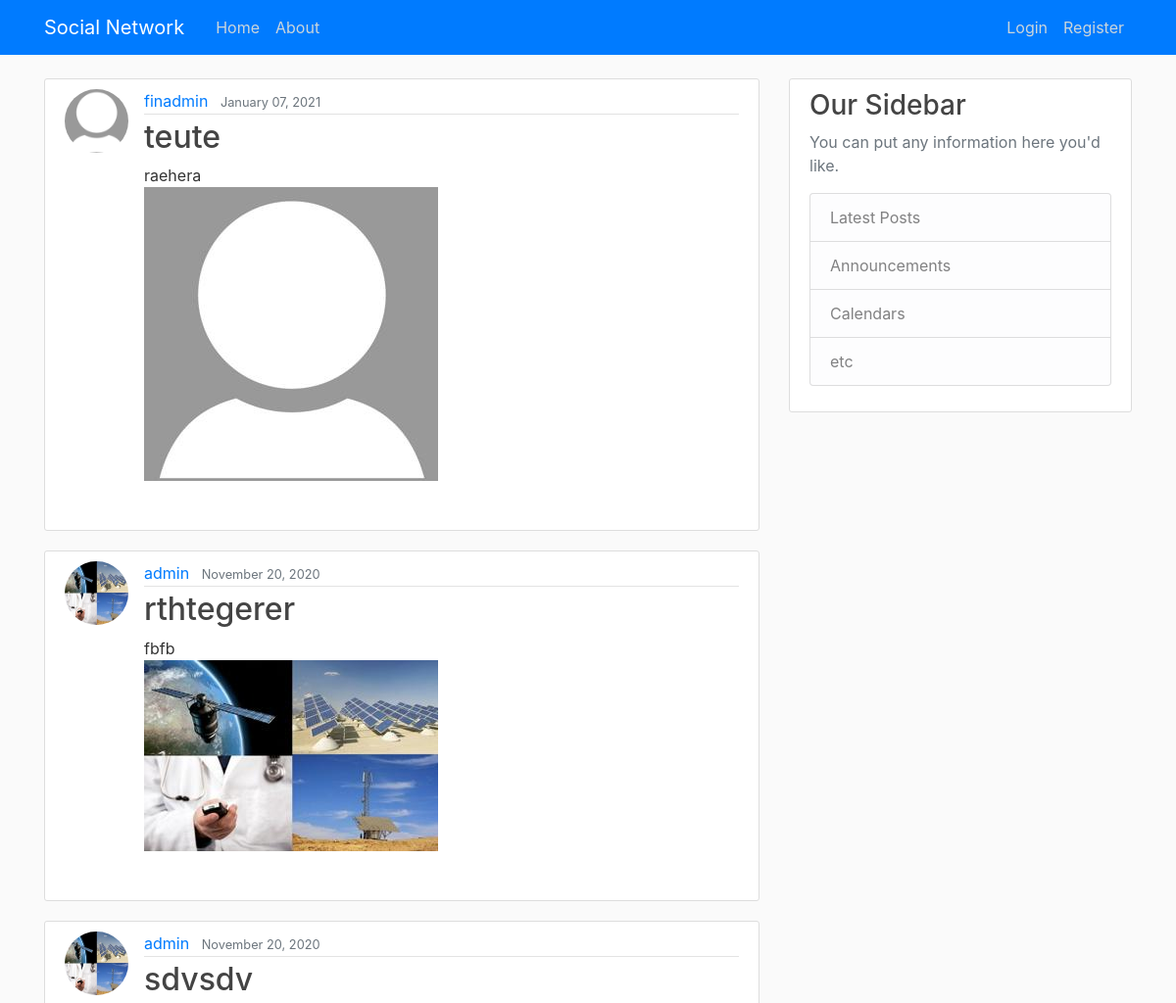
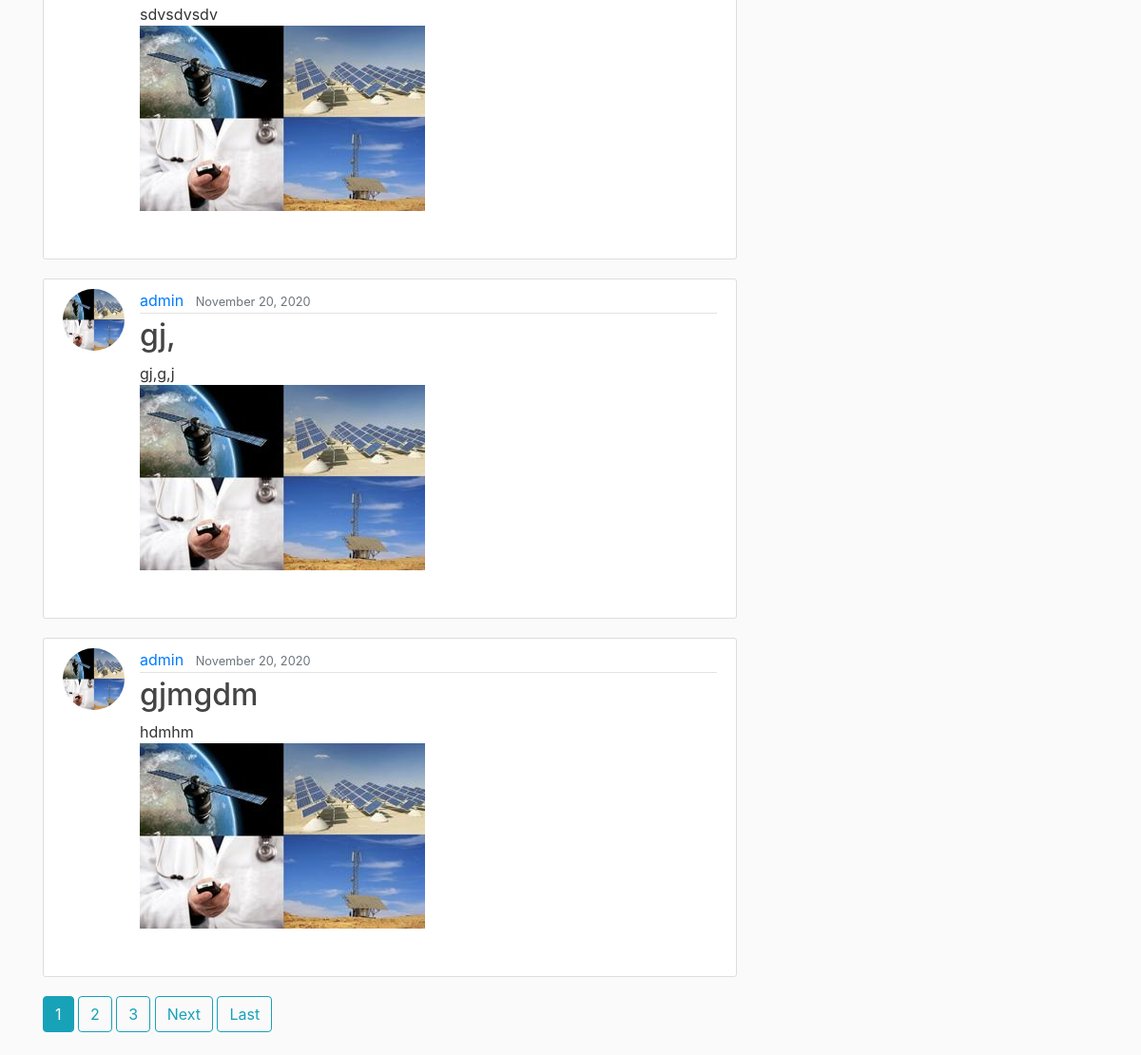
The page / on the database its author committed (2 pictures, top to bottom).
### blog/models.py (models this page shows, shortened)
class Post(models.Model):
    title = models.CharField(max_length=100)
    content = models.TextField()
    image = models.ImageField(default='default.jpg', upload_to='post_pics/')
    date_posted = models.DateTimeField(default=timezone.now)
    author = models.ForeignKey(User, on_delete=models.CASCADE)

### users/models.py (models this page shows, shortened)
class Profile(models.Model):
    bio = models.CharField(max_length = 100)
    user = models.OneToOneField(User, on_delete=models.CASCADE)
    image = models.ImageField(default='default.jpg', upload_to='profile_pics')

### blog/views.py (the view)
# urls.py: path('', PostListView.as_view(), name='blog-home'),
class PostListView(ListView):
	model = Post
	template_name = 'blog/home.html'  #  <app>/<model>_<viewtype>.html
	context_object_name = 'posts'
	ordering = ['-date_posted']
	paginate_by=5

### blog/templates/blog/home.html (shortened to what this page needs)
{% extends "blog/base.html"%}
{% block content %}
	{% for post in posts %}
		<article class="media content-section">
		  <img class="rounded-circle article-img" src="{{ post.author.profile.image.url }}">
		  <div class="media-body">
		    <div class="article-metadata">
		      <a class="mr-2" href="{% url 'user-posts' post.author.username %}">{{ post.author }}</a>
		      <small class="text-muted">{{ post.date_posted|date:"F d, Y" }}</small>
		    </div>
		    <h2><a class="article-title" href="{% url 'post-detail' post.id %}">{{ post.title }}</a></h2>
		    <p class="article-content">{{ post.content }}
		    	<img src="{{ post.author.profile.image.url }}"></p>
		  </div>
		</article>
	{% endfor %}
	{% if is_paginated %}
		{% for num in page_obj.paginator.page_range %}
			{% if page_obj.number == num %}
				<a class="btn btn-info mb-4" href="?page={{ num }}">{{ num }}</a>
			{% elif num > page_obj.number|add:'-3' and num < page_obj.number|add:'3' %}
				<a class="btn btn-outline-info mb-4" href="?page={{ num }}">{{ num }}</a>
			{% endif %}
		{% endfor %}
		{% if page_obj.has_next %}
			<a class="btn btn-outline-info mb-4" href="?page={{ page_obj.next_page_number }}">Next</a>
			<a class="btn btn-outline-info mb-4" href="?page={{ page_obj.paginator.num_pages }}">Last</a>
		{% endif %}
	{% endif %}
{% endblock content %}

### blog/static/blog/main.css (style rules this page uses)
body { background: #fafafa; color: #333333; margin-top: 5rem; }
h1, h2, h3, h4, h5, h6 { color: #444444; }
.content-section { background: #ffffff; padding: 10px 20px; border: 1px solid #dddddd; border-radius: 3px; margin-bottom: 20px; }
.article-title { color: #444444; }
.article-content { white-space: pre-line; }
.article-img { height: 65px; width: 65px; margin-right: 16px; }
.article-metadata { padding-bottom: 1px; margin-bottom: 4px; border-bottom: 1px solid #e3e3e3 }

### rows shown on the page
Post: author.profile.image (placeholder picture), author "finadmin", date_posted "January 07, 2021", title "teute", content "raehera"
Post: author.profile.image (picture), author "admin", date_posted "November 20, 2020", title "rthtegerer", content "fbfb"
Post: author.profile.image (picture), author "admin", date_posted "November 20, 2020", title "sdvsdv", content "sdvsdvsdv"
Post: author.profile.image (picture), author "admin", date_posted "November 20, 2020", title "gj,", content "gj,g,j"
Post: author.profile.image (picture), author "admin", date_posted "November 20, 2020", title "gjmgdm", content "hdmhm"

### other values the page prints
{{ num }} "1"
{{ num }} "2" "3"
